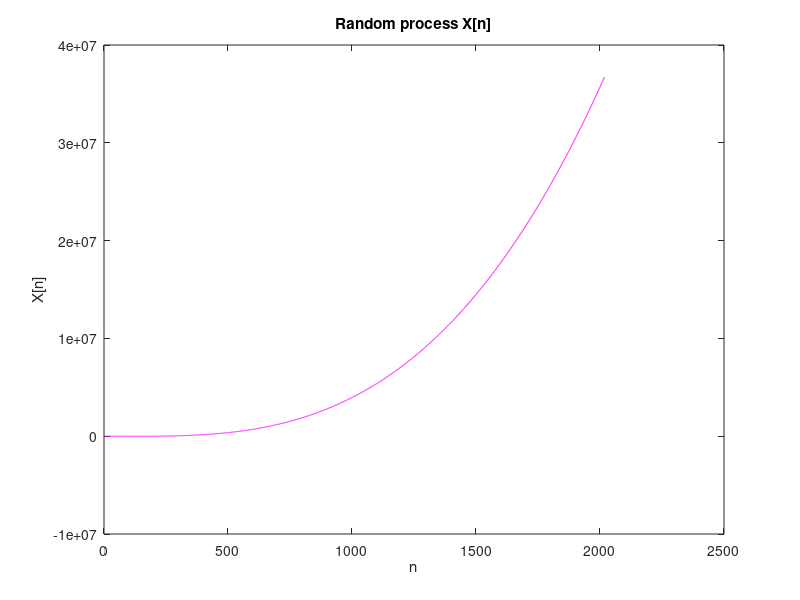

Recreate this plot in MATLAB.
N = 3;
n = 0:2017;
k = 0:N;

A = randn([1 N+1]); % standard normal variavbles
X = zeros(1,length(n));

for n = 0:2017
    for k = 0:N
        X(n+1) = X(n+1) + A(k+1)*(n ^ k);
    end
end

figure();
plot(1:length(X),X,'magenta');
title("Random process X[n]");
xlabel("n");
ylabel("X[n]");